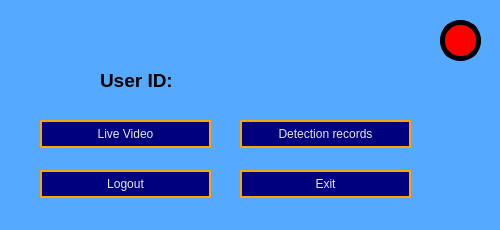
<?xml version="1.0" encoding="UTF-8"?>
<ui version="4.0">
 <class>page2</class>
 <widget class="QWidget" name="page2">
  <property name="geometry">
   <rect>
    <x>0</x>
    <y>0</y>
    <width>500</width>
    <height>230</height>
   </rect>
  </property>
  <property name="windowTitle">
   <string>Goggle_detection</string>
  </property>
  <property name="styleSheet">
   <string notr="true">background-color: rgb(85, 170, 255);</string>
  </property>
  <widget class="QPushButton" name="liveButton">
   <property name="geometry">
    <rect>
     <x>40</x>
     <y>120</y>
     <width>171</width>
     <height>28</height>
    </rect>
   </property>
   <property name="styleSheet">
    <string notr="true">color: rgb(231, 231, 231);
background-color: rgb(0, 0, 127);
font: 8pt &quot;Verdana&quot;;
border: 2px solid orange;
</string>
   </property>
   <property name="text">
    <string>Live Video</string>
   </property>
  </widget>
  <widget class="QPushButton" name="detectionRecordsButton">
   <property name="geometry">
    <rect>
     <x>240</x>
     <y>120</y>
     <width>171</width>
     <height>28</height>
    </rect>
   </property>
   <property name="styleSheet">
    <string notr="true">color: rgb(231, 231, 231);
background-color: rgb(0, 0, 127);
font: 8pt &quot;Verdana&quot;;
border: 2px solid orange;
</string>
   </property>
   <property name="text">
    <string>Detection records</string>
   </property>
  </widget>
  <widget class="QPushButton" name="exitButton">
   <property name="geometry">
    <rect>
     <x>240</x>
     <y>170</y>
     <width>171</width>
     <height>28</height>
    </rect>
   </property>
   <property name="styleSheet">
    <string notr="true">color: rgb(231, 231, 231);
background-color: rgb(0, 0, 127);
font: 8pt &quot;Verdana&quot;;
border: 2px solid orange;
</string>
   </property>
   <property name="text">
    <string>Exit</string>
   </property>
  </widget>
  <widget class="QPushButton" name="logoutButton">
   <property name="geometry">
    <rect>
     <x>40</x>
     <y>170</y>
     <width>171</width>
     <height>28</height>
    </rect>
   </property>
   <property name="styleSheet">
    <string notr="true">color: rgb(231, 231, 231);
background-color: rgb(0, 0, 127);
font: 8pt &quot;Verdana&quot;;
border: 2px solid orange;
</string>
   </property>
   <property name="text">
    <string>Logout</string>
   </property>
  </widget>
  <widget class="QLabel" name="genidLabel">
   <property name="geometry">
    <rect>
     <x>200</x>
     <y>70</y>
     <width>91</width>
     <height>20</height>
    </rect>
   </property>
   <property name="font">
    <font>
     <family>Arial</family>
     <pointsize>14</pointsize>
     <weight>75</weight>
     <bold>true</bold>
    </font>
   </property>
   <property name="text">
    <string/>
   </property>
  </widget>
  <widget class="QLabel" name="label_2">
   <property name="geometry">
    <rect>
     <x>100</x>
     <y>70</y>
     <width>74</width>
     <height>21</height>
    </rect>
   </property>
   <property name="font">
    <font>
     <family>Arial</family>
     <pointsize>14</pointsize>
     <weight>75</weight>
     <bold>true</bold>
    </font>
   </property>
   <property name="text">
    <string>User ID:</string>
   </property>
  </widget>
  <widget class="QLabel" name="statusLabel">
   <property name="geometry">
    <rect>
     <x>190</x>
     <y>210</y>
     <width>101</width>
     <height>31</height>
    </rect>
   </property>
   <property name="font">
    <font>
     <family>Arial</family>
     <pointsize>8</pointsize>
     <weight>75</weight>
     <italic>true</italic>
     <bold>true</bold>
    </font>
   </property>
   <property name="text">
    <string/>
   </property>
  </widget>
  <widget class="QLabel" name="label_4">
   <property name="geometry">
    <rect>
     <x>310</x>
     <y>20</y>
     <width>111</width>
     <height>41</height>
    </rect>
   </property>
   <property name="text">
    <string/>
   </property>
   <property name="pixmap">
    <pixmap>rane_logo_cropped.jpg</pixmap>
   </property>
   <property name="scaledContents">
    <bool>true</bool>
   </property>
  </widget>
  <widget class="QLabel" name="Indicator_label">
   <property name="geometry">
    <rect>
     <x>440</x>
     <y>20</y>
     <width>41</width>
     <height>41</height>
    </rect>
   </property>
   <property name="styleSheet">
    <string notr="true">border: 5px solid black;
background-color: rgb(255, 0, 0);
border-radius: 20px;</string>
   </property>
   <property name="frameShape">
    <enum>QFrame::WinPanel</enum>
   </property>
   <property name="frameShadow">
    <enum>QFrame::Sunken</enum>
   </property>
   <property name="text">
    <string/>
   </property>
  </widget>
 </widget>
 <resources/>
 <connections/>
</ui>
